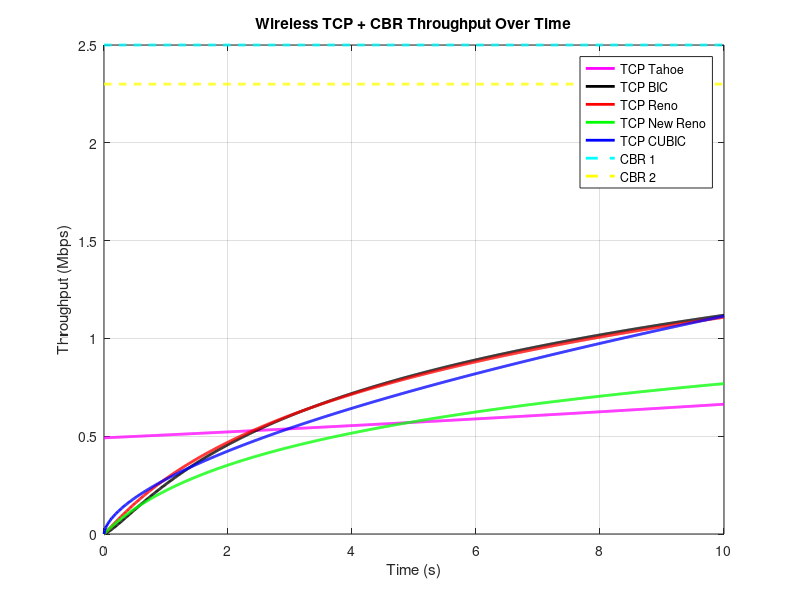
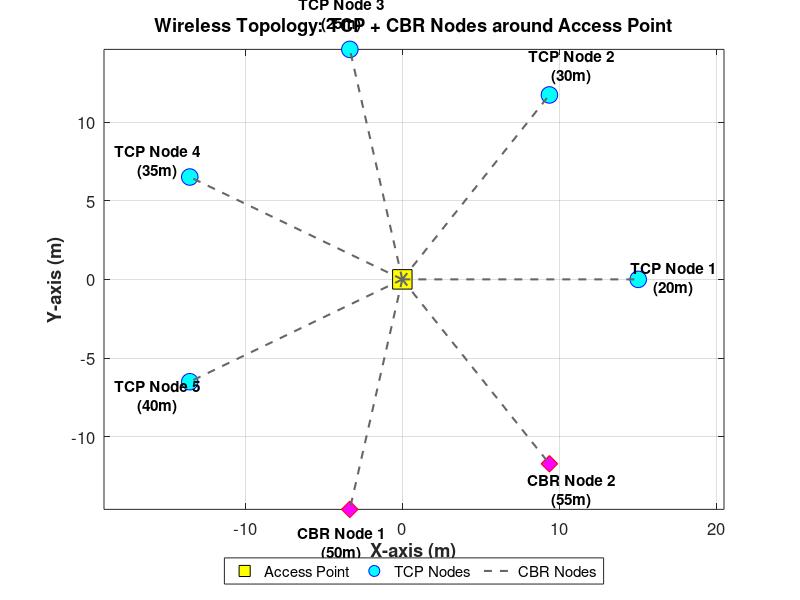

The MATLAB script that drew these images, in order:
clc; clear; close all;

%% Defining Network Parameters 
num_nodes = 5;             % 5 TCP sender nodes 
num_cbr_nodes = 2;         % 2 CBR nodes 
sim_time = 10;             % Simulation time in seconds 
packet_size = 1024;        % Packet size in bytes (1 KB) 
packets_per_second = 100;  % Packet generation rate 
total_packets = packets_per_second * sim_time;

% Distance of each node from Access Point (meters) 
d = [20, 30, 25, 35, 40, 50, 55];   
Pt = 20; % Transmit power in dBm 

% Calculate Path Loss (Simple Log Model) 
PL = 10 * log10(d); 
RSSI = Pt - PL;

%% Wireless Channel Contention 
cof = 0.4;  % Channel occupancy factor due to CBR interference

%% TCP Throughput Models 
time = linspace(0, sim_time, total_packets);

tahoe = ((exp(0.03 * time) .* (RSSI(1) / max(RSSI))) * packets_per_second * packet_size * 8 / 1e6) * (1 - cof); 
bic = ((log(1 + time.^1.3) .* (RSSI(2) / max(RSSI))) * packets_per_second * packet_size * 8 / 1e6) * (1 - cof); 
reno = ((log(1 + time).^1.1 .* (RSSI(3) / max(RSSI))) * packets_per_second * packet_size * 8 / 1e6) * (1 - cof); 
new_reno = ((log(1 + time) .* (RSSI(4) / max(RSSI))) * packets_per_second * packet_size * 8 / 1e6) * (1 - cof); 
cubic = ((time.^0.6) .* (RSSI(5) / max(RSSI))) * packets_per_second * packet_size * 8 / 1e6 * (1 - cof);

%% Constant Bit Rate Nodes 
cbr_rate = 2.5;  
cbr1 = cbr_rate * ones(1, total_packets); 
cbr2 = (cbr_rate - 0.2) * ones(1, total_packets);

%% Plot TCP + CBR Throughput Over Time 
figure;
plot(time, tahoe, 'm', 'LineWidth', 2); hold on;
plot(time, bic, 'k', 'LineWidth', 2);
plot(time, reno, 'r', 'LineWidth', 2);
plot(time, new_reno, 'g', 'LineWidth', 2);
plot(time, cubic, 'b', 'LineWidth', 2);
plot(time, cbr1, '--c', 'LineWidth', 2);
plot(time, cbr2, '--y', 'LineWidth', 2);
legend('TCP Tahoe', 'TCP BIC', 'TCP Reno', 'TCP New Reno', 'TCP CUBIC', 'CBR 1', 'CBR 2');
xlabel('Time (s)');
ylabel('Throughput (Mbps)');
title('Wireless TCP + CBR Throughput Over Time');
grid on;
hold off;

%% Delay and Jitter Simulation 
delay = (10 + (d / 5) + randn(1, num_nodes + num_cbr_nodes) * 3) .* (1 + cof);   
jitter = std(delay) * rand(1, num_nodes + num_cbr_nodes);

%% Print Performance Metrics 
fprintf('Wireless Performance Metrics (TCP + CBR with Interference):\n'); 
fprintf('Variant\t\t Throughput (Mbps)\t Avg Delay (ms)\t Jitter (ms)\n'); 
fprintf('------------------------------------------------------------\n'); 
fprintf('TCP Tahoe\t %.4f\t\t %.4f\t\t %.4f\n', mean(tahoe), delay(1), jitter(1)); 
fprintf('TCP BIC\t\t %.4f\t\t %.4f\t\t %.4f\n', mean(bic), delay(2), jitter(2)); 
fprintf('TCP Reno\t %.4f\t\t %.4f\t\t %.4f\n', mean(reno), delay(3), jitter(3)); 
fprintf('TCP New Reno\t %.4f\t\t %.4f\t\t %.4f\n', mean(new_reno), delay(4), jitter(4)); 
fprintf('TCP CUBIC\t %.4f\t\t %.4f\t\t %.4f\n', mean(cubic), delay(5), jitter(5)); 
fprintf('CBR 1\t\t %.4f\t\t %.4f\t\t %.4f\n', mean(cbr1), delay(6), jitter(6)); 
fprintf('CBR 2\t\t %.4f\t\t %.4f\t\t %.4f\n', mean(cbr2), delay(7), jitter(7));

%% Wireless Network Topology Visualization  
figure;

% Layout nodes in circular topology 
total_nodes = num_nodes + num_cbr_nodes; 
theta = linspace(0, 2*pi, total_nodes + 1); 
layout_radius = 15; 
x = layout_radius * cos(theta(1:end-1)); 
y = layout_radius * sin(theta(1:end-1)); 

% Access Point at the center 
plot(0, 0, 'ks', 'MarkerSize', 14, 'MarkerFaceColor', 'y'); hold on;

% Plot nodes with labels and connections 
for i = 1:total_nodes 
    if i <= num_nodes 
        plot(x(i), y(i), 'bo', 'MarkerSize', 12, 'MarkerFaceColor', 'c'); 
        label = sprintf('TCP Node %d\n(%dm)', i, d(i)); 
    else 
        plot(x(i), y(i), 'rd', 'MarkerSize', 12, 'MarkerFaceColor', 'm'); 
        label = sprintf('CBR Node %d\n(%dm)', i - num_nodes, d(i)); 
    end
    line([0 x(i)], [0 y(i)], 'LineStyle', '--', 'Color', [0.4 0.4 0.4], 'LineWidth', 1.5); 
    text(x(i)*1.15, y(i)*1.15, label, ...
        'FontSize', 11, 'HorizontalAlignment', 'center', 'FontWeight', 'bold'); 
end

title('Wireless Topology: TCP + CBR Nodes around Access Point', 'FontWeight', 'bold'); 
xlabel('X-axis (m)', 'FontWeight', 'bold'); 
ylabel('Y-axis (m)', 'FontWeight', 'bold'); 
legend('Access Point', 'TCP Nodes', 'CBR Nodes', ...
    'Location', 'southoutside', 'Orientation', 'horizontal'); 
axis equal; 
grid on; 
set(gca, 'FontSize', 12); 
hold off;
